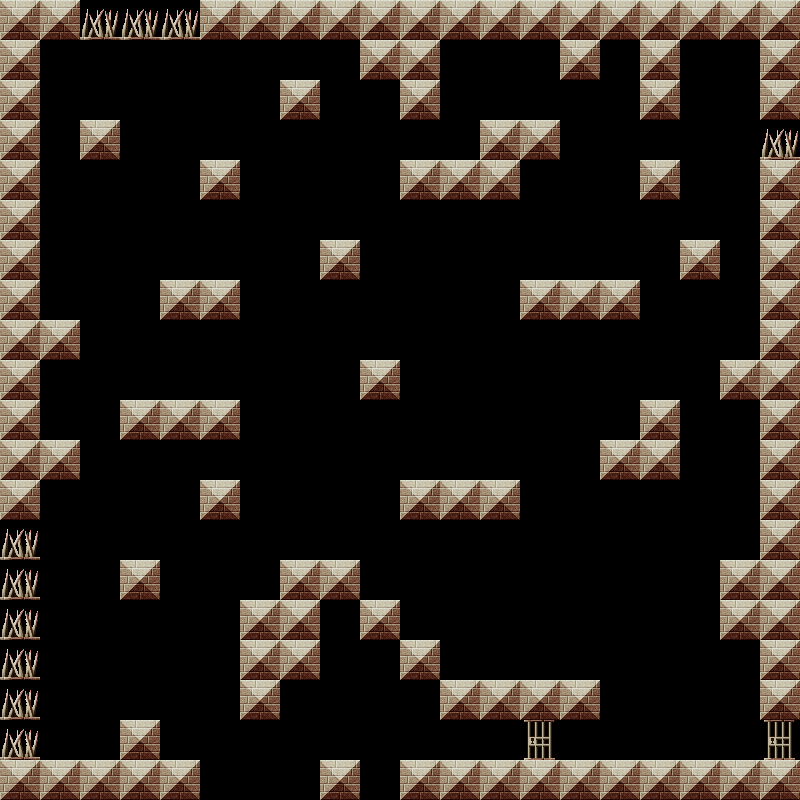

The image is a tile-based game level rendered from a .tmx file. Its description and complete source (layers, tilesets, objects, tile grids) follow:
An orthogonal 20x20 tile map with 40x40 px tiles, 1 tile layer (Tiles).

<map version="1.0" orientation="orthogonal" renderorder="right-down" width="20" height="20" tilewidth="40" tileheight="40" nextobjectid="1">
 <tileset firstgid="1" source="../tilesets/brown.tsx" />
 <layer name="Tiles" width="20" height="20">
  <data encoding="csv">
1,1,3,3,3,1,1,1,1,1,1,1,1,1,1,1,1,1,1,1,
1,0,0,0,0,0,0,0,0,1,1,0,0,0,1,0,1,0,0,1,
1,0,0,0,0,0,0,1,0,0,1,0,0,0,0,0,1,0,0,1,
1,0,1,0,0,0,0,0,0,0,0,0,1,1,0,0,0,0,0,3,
1,0,0,0,0,1,0,0,0,0,1,1,1,0,0,0,1,0,0,1,
1,0,0,0,0,0,0,0,0,0,0,0,0,0,0,0,0,0,0,1,
1,0,0,0,0,0,0,0,1,0,0,0,0,0,0,0,0,1,0,1,
1,0,0,0,1,1,0,0,0,0,0,0,0,1,1,1,0,0,0,1,
1,1,0,0,0,0,0,0,0,0,0,0,0,0,0,0,0,0,0,1,
1,0,0,0,0,0,0,0,0,1,0,0,0,0,0,0,0,0,1,1,
1,0,0,1,1,1,0,0,0,0,0,0,0,0,0,0,1,0,0,1,
1,1,0,0,0,0,0,0,0,0,0,0,0,0,0,1,1,0,0,1,
1,0,0,0,0,1,0,0,0,0,1,1,1,0,0,0,0,0,0,1,
3,0,0,0,0,0,0,0,0,0,0,0,0,0,0,0,0,0,0,1,
3,0,0,1,0,0,0,1,1,0,0,0,0,0,0,0,0,0,1,1,
3,0,0,0,0,0,1,1,0,1,0,0,0,0,0,0,0,0,1,1,
3,0,0,0,0,0,1,1,0,0,1,0,0,0,0,0,0,0,0,1,
3,0,0,0,0,0,1,0,0,0,0,1,1,1,1,0,0,0,0,1,
3,0,0,1,0,0,0,0,0,0,0,0,0,2,0,0,0,0,0,2,
1,1,1,1,1,0,0,0,1,0,1,1,1,1,1,1,1,1,1,1
</data>
 </layer>
</map>